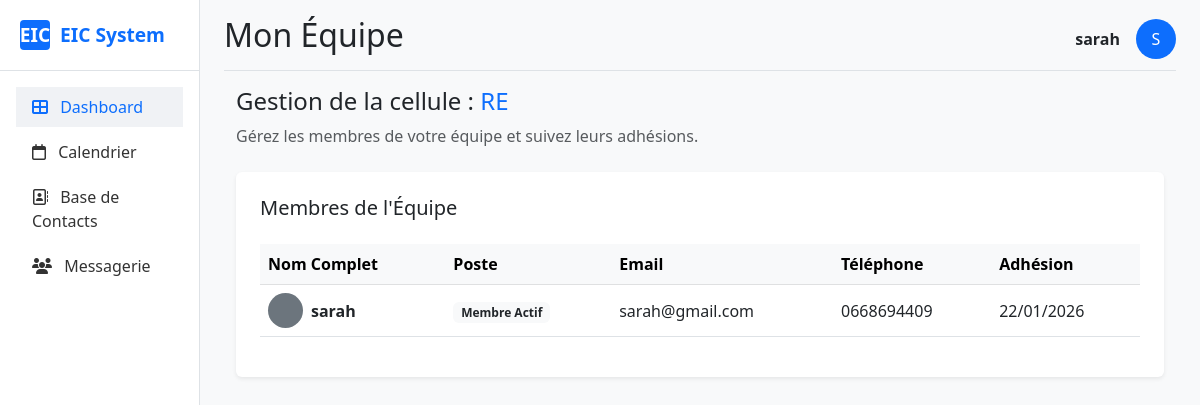
The app's page /mon-equipe/ (signed in) with its own data.
### membres/models.py (models this page shows, shortened)
class Cellule(models.Model):
    nom = models.CharField(max_length=100)
    description = models.TextField(blank=True)

class Profil(models.Model):
    POSTE_CHOICES = [
        ('CHEF', 'Chef de Cellule'),
        ('RESPONSABLE', 'Responsable'),
        ('MEMBRE', 'Membre Actif'),
    ]
    user = models.OneToOneField(User, on_delete=models.CASCADE) # Lien avec l'utilisateur Django
    cellule = models.ForeignKey(Cellule, on_delete=models.SET_NULL, null=True, related_name='membres')
    poste = models.CharField(max_length=20, choices=POSTE_CHOICES, default='MEMBRE')
    telephone = models.CharField(max_length=20, blank=True)
    date_adhesion = models.DateField(auto_now_add=True)

### membres/views.py (the view)
# urls.py: path('mon-equipe/', views.mon_equipe, name='mon_equipe'),
def mon_equipe(request):
    try:
        mon_profil = Profil.objects.get(user=request.user)
        if not mon_profil.cellule:
            return render(request, 'membres/equipe.html', {'error': "Vous n'êtes affecté à aucune cellule."})
        equipe = Profil.objects.filter(cellule=mon_profil.cellule)
        return render(request, 'membres/equipe.html', {
            'equipe': equipe,
            'ma_cellule': mon_profil.cellule
        })
    except Profil.DoesNotExist:
        messages.warning(request, "Votre profil n'est pas encore configuré.")
        return redirect('dashboard')

### membres/templates/membres/equipe.html (shortened to what this page needs)
{% extends 'base.html' %}
{% block title %}Mon Équipe{% endblock %}
{% block content %}
<div class="container-fluid">
    <div class="mb-4">
        <h4>Gestion de la cellule : <span class="text-primary">{{ ma_cellule.nom }}</span></h4>
        <p class="text-muted">Gérez les membres de votre équipe et suivez leurs adhésions.</p>
    </div>
    <div class="card border-0 shadow-sm p-4">
        <h5 class="mb-4">Membres de l'Équipe</h5>
        <div class="table-responsive">
            <table class="table table-hover align-middle">
                <thead class="table-light">
                    <tr>
                        <th>Nom Complet</th>
                        <th>Poste</th>
                        <th>Email</th>
                        <th>Téléphone</th>
                        <th>Adhésion</th>
                    </tr>
                </thead>
                <tbody>
                    {% for membre in equipe %}
                    <tr>
                        <td>
                            <div class="d-flex align-items-center">
                                <div class="bg-secondary text-white rounded-circle me-2 d-flex justify-content-center align-items-center" style="width: 35px; height: 35px;">
                                </div>
                                <div>
                                    <div class="fw-bold">{{ membre.user.get_full_name|default:membre.user.username }}</div>
                                </div>
                            </div>
                        </td>
                        <td><span class="badge bg-light text-dark">{{ membre.get_poste_display }}</span></td>
                        <td>{{ membre.user.email }}</td>
                        <td>{{ membre.telephone }}</td>
                        <td>{{ membre.date_adhesion|date:"d/m/Y" }}</td>
                    </tr>
                    {% endfor %}
                </tbody>
            </table>
        </div>
    </div>
</div>
{% endblock %}

### templates/base.html (shortened to what this page needs)
<!DOCTYPE html>
<html lang="fr">
<head>
    <link href="https://cdn.jsdelivr.net/npm/bootstrap@5.3.0/dist/css/bootstrap.min.css" rel="stylesheet">
    <link rel="stylesheet" href="https://cdnjs.cloudflare.com/ajax/libs/font-awesome/6.4.0/css/all.min.css">
</head>
<body>
<div class="container-fluid">
    <div class="row">
        <div class="col-md-2 d-none d-md-block sidebar p-0">
            <div class="sidebar-logo border-bottom">
                <div class="bg-primary text-white rounded-1 d-flex justify-content-center align-items-center" style="width:30px; height:30px;">EIC</div>
                <span>EIC System</span>
            </div>
            <div class="p-3">
                <ul class="nav flex-column">
                    <li class="nav-item"><a class="nav-link active" href="{% url 'dashboard' %}"><i class="fas fa-th-large me-2"></i> Dashboard</a></li>
                    <li class="nav-item"><a class="nav-link" href="{% url 'calendrier' %}"><i class="far fa-calendar me-2"></i> Calendrier</a></li>
                    <li class="nav-item"><a class="nav-link" href="{% url 'liste_contacts' %}"><i class="far fa-address-book me-2"></i> Base de Contacts</a></li>
                    <li class="nav-item"><a class="nav-link" href="{% url 'inbox' %}"><i class="fas fa-users me-2"></i> Messagerie</a></li>
                </ul>
            </div>
        </div>
        <main class="col-md-10 ms-sm-auto px-md-4">
            <div class="d-flex justify-content-between align-items-center pt-3 pb-2 mb-3 border-bottom">
                <h1 class="h2">{% block title %}Dashboard{% endblock %}</h1>
                <div class="d-flex align-items-center">
                    <span class="me-3 fw-bold">{{ user.username }}</span>
                    <div class="bg-primary text-white rounded-circle d-flex justify-content-center align-items-center" style="width: 40px; height: 40px;">
                        {{ user.username|slice:":1"|upper }}
                    </div>
                </div>
            </div>
            {% block content %}
            {% endblock %}
        </main>
    </div>
</div>
</body>
</html>

### templates/base.html (style rules this page uses)
body { background-color: #f8f9fa; }
.sidebar { min-height: 100vh; background-color: white; border-right: 1px solid #dee2e6; }
.nav-link { color: #333; font-weight: 500; margin-bottom: 5px; }
.nav-link:hover, .nav-link.active { background-color: #f0f2f5; color: #0d6efd; }
.sidebar-logo { padding: 20px; font-weight: bold; font-size: 1.2rem; color: #0d6efd; display: flex; align-items: center; gap: 10px; }

### records on screen
Cellule: nom "RE"
Profil: user.get_full_name "sarah", poste "Membre Actif", user.email "sarah@gmail.com", telephone "0668694409", date_adhesion "22/01/2026"

### other values on screen
{{ user.username }} "sarah"
{{ user.username|slice:":1"|upper }} "S"
